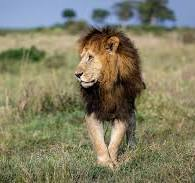
#> input picture Digital image/TP/images/leon.jpeg, 195 x 183 px
$ jupyter execute TP-V2.ipynb
#> lines starting #> are read from the running program, lines starting #| are printed output that depends on the picture; long printed decimals are rounded
## Load the an image

 - Call a library to upload an image

[cell 1]
from PIL import Image
import numpy as np

[cell 2]
path_image = "images/leon.jpeg"

[cell 3]
image = Image.open(path_image)
#> image is the input picture: PIL image 195x183 RGB; mean R, G, B 129.9, 126.4, 100.7
image = image.convert("RGB")

[cell 4]
IMG = np.array(image)

 - Testing Show

[cell 5]
import matplotlib.pyplot as plt

plt.imshow(IMG)
plt.axis("off")
plt.show()

## Determine the pixel resolution of IMG

[cell 6]
print(f'Final Image Width: {len(IMG[0])}, Height: {len(IMG)}')
#| Final Image Width: 195, Height: 183

## Show the RGB values of the pixel IMG(10, 15)

[cell 7]
print(f'RGB values of the pixel IMG(10, 15) is  {IMG[10][15]}')
#| RGB values of the pixel IMG(10, 15) is  [146 169 210]

## Calculate the brightness of IMG

[cell 8]
def calculate_brightness(IMG ,img_height , img_width  ):
    R_values = []
    G_values = []
    B_values = []
    brightness_values = []
    for i in range(0 , img_height) :
        for j in range(0 , img_width) :
            R_values.append(IMG[i][j][0])
            G_values.append(IMG[i][j][1])
            B_values.append(IMG[i][j][2])
            brightness = (0.29 * IMG[i][j][0] + 0.58 * IMG[i][j][1] + 0.11 * IMG[i][j][2])
            brightness_values.append(brightness)

    average_brightness = sum(brightness_values) / len(brightness_values)

    return  average_brightness , brightness_values

[cell 9]
average_brightness ,brightness_values = calculate_brightness(IMG,len(IMG),len(IMG[0]))
#> after the loop in calculate_brightness, `for i in range(0 , img_height) :`: B_values = 35685 items
#> in calculate_brightness, `average_brightness = sum(brightness_values) / len(brightness_values)`: average_brightness = 122.1
#> average_brightness = 122.1; brightness_values = 35685 items

print(f'Average Brightness: {average_brightness}')
#| Average Brightness: 122.068
print(f' Brightness values : {brightness_values[:8]}')
#|  Brightness values : [156.6, 156.6, 156.6, 156.6, 157.580, 157.580, 158.56, 158.56]

## Calculate the contrast of IMG

[cell 10]
import math

def calculate_contrast(average_brightness , brightness_values , N , M) :

    contrast_sum = 0
    for brightness in brightness_values:

        contrast_sum += (brightness - average_brightness) ** 2

    contrast  =  math.sqrt(contrast_sum / (M * N))

    return contrast

[cell 11]
print(f'Contrast: {calculate_contrast(average_brightness , brightness_values ,len(IMG[0]),len(IMG) )}')
#> the loop in calculate_contrast, `for brightness in brightness_values: ` made 35685 passes
#> (brightness, contrast_sum) on passes 1 to 3: (156.6, 1192.5), (156.6, 2384.9), (156.6, 3577.4)
#> after the loop in calculate_contrast, `for brightness in brightness_values:`: contrast_sum = 56433570.6
#> in calculate_contrast, `contrast  =  math.sqrt(contrast_sum / (M * N))`: contrast = 39.77
#| Contrast: 39.767

## Show the each of the RGB channels separately

[cell 12]
def rgb_matrix(IMG , img_height , img_width  ) :

    R_matrix = []
    G_matrix = []
    B_matrix = []

    for i in range(0 , img_height) :
        R_row = []
        G_row = []
        B_row = []
        for j in range(0 , img_width) :
            R_row.append(IMG[i][j][0])
            G_row.append(IMG[i][j][1])
            B_row.append(IMG[i][j][2])

        R_matrix.append(R_row)
        G_matrix.append(G_row)
        B_matrix.append(B_row)

    return R_matrix , G_matrix , B_matrix

[cell 13]
R_matrix , G_matrix , B_matrix = rgb_matrix(IMG , len(IMG) , len(IMG[0])  )
#> after the loop in rgb_matrix, `for i in range(0 , img_height) :`: B_matrix = 183 items
#> R_matrix = 183 items; G_matrix = 183 items; B_matrix = 183 items

 - Testin Show image in channel Blue

[cell 14]
plt.imshow(B_matrix)
plt.axis("off")
plt.show()
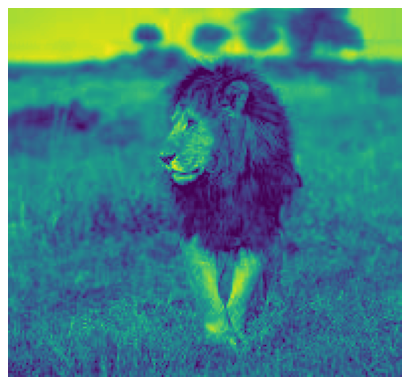
#> figure drawn by matplotlib, 1 panel

## Convert IMG to gray-level using the average method

[cell 15]
def gray_level(IMG , img_height , img_width  ) :

    Gray_matrix = []
    for i in range(0 , img_height) :
        Gray_row = []
        for j in range(img_width):
            R = IMG[i][j][0]
            G = IMG[i][j][1]
            B = IMG[i][j][2]
            Gray = (R + G + B) / 3
            Gray_row.append(Gray)
        Gray_matrix.append(Gray_row)
    return np.array(Gray_matrix)

[cell 16]
Gray_matrix = gray_level(IMG , len(IMG) , len(IMG[0])  )
#> in gray_level, `return np.array(Gray_matrix)`:
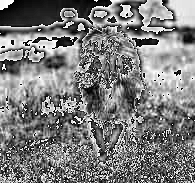
#> returned value: shape (183, 195) float64; min 0, max 85, mean 41.5; drawn with min black and max white

[cell 17]
plt.imshow(Gray_matrix)
plt.axis("off")
plt.show()

## Convert IMG to gray-level using the weighted formula

[cell 18]
def gray_level_two(IMG , img_height , img_width  ) :

    Gray_matrix = []
    for i in range(0 , img_height) :
        Gray_row = []
        for j in range(img_width):
            R = IMG[i][j][0]
            G = IMG[i][j][1]
            B = IMG[i][j][2]
            Gray = int((R * 0.29) +( G * 0.6) + (B * 0.11))
            Gray_row.append(Gray)
        Gray_matrix.append(Gray_row)
    return Gray_matrix

[cell 19]
IMG_2 = gray_level_two(IMG , len(IMG) , len(IMG[0])   )
#> IMG_2 = 183 items

[cell 20]
plt.imshow(IMG_2)
plt.axis("off")
plt.show()
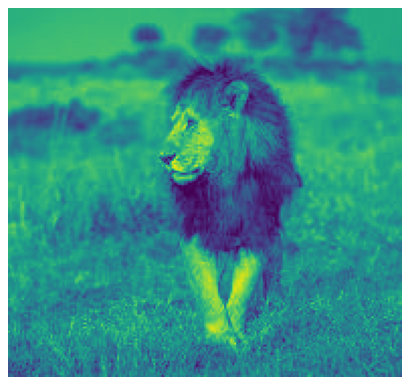
#> figure drawn by matplotlib, 1 panel

## Determine the min / max value of IMG and IMG2

[cell 21]
def min_max(img):
    min_val = IMG[0][0][0]
    max_val = IMG[0][0][0]

    for row in IMG:
        for pixel in row:
            for channel in pixel:
                if channel < min_val:
                    min_val = channel
                if channel > max_val:
                    max_val = channel

    return min_val, max_val

[cell 22]
print("IMG min / max:", min_max(IMG))
#> in min_max, `min_val = IMG[0][0][0]`: min_val = 139
#> after the loop in min_max, `for row in IMG:`: max_val = 255; min_val = 0
#| IMG min / max: (0, 255)
print("IMG2 min / max:", min_max(IMG_2))
#| IMG2 min / max: (0, 255)

## Calculate the pixel resolution of IMG and IMG2 in terms of MegaPixel

[cell 23]
def mega_pixel(img_height, img_width):
    total_pixels = img_height * img_width
    megapixels = total_pixels / 1_000_000
    return megapixels

[cell 24]
print("IMG resolution in MP:", mega_pixel(len(IMG) , len(IMG[0])) )
#| IMG resolution in MP: 0.03569
print("IMG2 resolution in MP:", mega_pixel(len(IMG_2) , len(IMG_2[0])) )
#| IMG2 resolution in MP: 0.03569

## Calculate the size of IMG

[cell 25]
def image_size(img_height, img_width, channels, bit_depth=8):
    size_in_bytes = img_height * img_width * channels * (bit_depth // 8)
    return size_in_bytes

[cell 26]
print("IMG size in bytes:", image_size(len(IMG) , len(IMG[0]), 3))
#| IMG size in bytes: 107055

## SUB_IMG the sub-image from IMG  line 50 to 70 & column 20 to 90. Display the two images

[cell 27]
SUB_IMG = IMG[50: 70, 20:90]
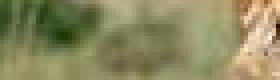
#> SUB_IMG: shape (20, 70, 3) (shown 4 times larger); mean R, G, B 140, 137.1, 95.3

[cell 28]
plt.imshow(SUB_IMG)
plt.axis("off")
plt.show()

[cell 29]
from PIL import Image
import numpy as np

def gray_level_two(IMG, img_height, img_width):
    # Convert RGB image matrix to grayscale matrix
    Gray_matrix = []
    for i in range(img_height):
        Gray_row = []
        for j in range(img_width):
            R = IMG[i][j][0]
            G = IMG[i][j][1]
            B = IMG[i][j][2]
            Gray = int((R * 0.29) + (G * 0.6) + (B * 0.11))  # Convert to integer for image compatibility
            Gray_row.append(Gray)
        Gray_matrix.append(Gray_row)
    return Gray_matrix

# Load the RGB image and convert it to a NumPy array
image = Image.open("images/leon.jpeg")  # Replace with your image path
IMG = np.array(image)

# Get the height and width of the image
img_height, img_width, _ = IMG.shape
#> img_height = 183; img_width = 195

# Convert RGB to grayscale using the gray_level_two function
Gray_matrix = gray_level_two(IMG, img_height, img_width)
#> after the loop in gray_level_two, `for i in range(img_height):`: Gray_matrix = 183 items
#> Gray_matrix = 183 items

# Convert the grayscale matrix to a Pillow image
gray_image = Image.fromarray(np.array(Gray_matrix, dtype=np.uint8), mode="L")
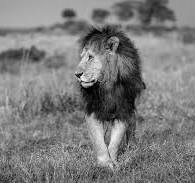
#> gray_image: PIL image 195x183 L; min 0, max 250, mean 124.1

# Display the grayscale image
gray_image.show()

# Calculate the size in bytes
size_in_bytes = img_height * img_width  # Since it's 1 byte per pixel in grayscale
#> size_in_bytes = 35685
print(f"Grayscale image size: {size_in_bytes} bytes")
#| Grayscale image size: 35685 bytes
